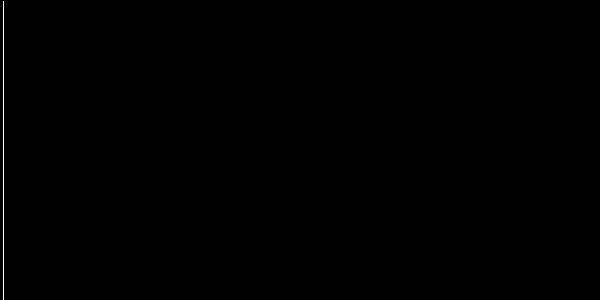
Frame 1 (no input)
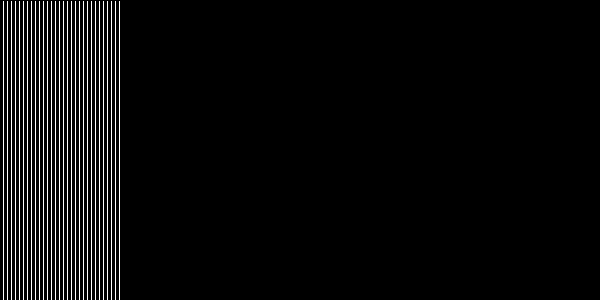
Frame 60 (the mouse pressed at the canvas centre just before this capture)
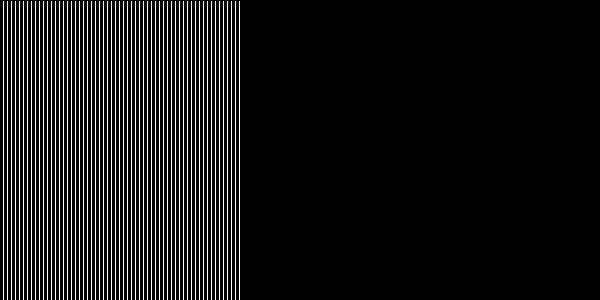
Frame 120 (the mouse held since frame 60 and released just before this capture)

The Processing sketch that drew these frames (run headless with seeded random() and noise(); from frame 60 on, the mouse is pressed at the canvas centre):

// Processing sketch: processing_11470
// ── processing_11470.pde

//ejemplo de modulo con funciones
//chris kairalla

//contador aumenta en 1 cada loop
int counter = 0;
//determina cuatos niveles mas abajo deberan contarse antes de dibujar el otro rect 
int repeat = 2;
//posicion x de rect
int x = 0;
//posicion y de rect
int y = 0;
//ancho de rect
int rectWidth = 2;
//alto de rect
int rectHeight = 300;


void setup(){
 size(600, 300);
background(0); 
frameRate(30);
}

void draw(){
  //usa modulo para crear un loop repetitivo de numeros 
  //cambia repetir para hacer mas filas de rects
  int multNumber = modulo(counter, repeat);
  moveRect(multNumber);
  //dibuja rect
  rect(x, y, rectWidth, rectHeight);
  //resetea si la linea se queda en el ancho de la pantalla 
    if (x > width){
    resetValues();
  }
  increaseCounter();
}

//funcion que devuelve el modulo de dos numeros 
int modulo(int ctr, int _repeat){
 int m = ctr % _repeat;
 return m; 
}

//mueve el rect a la prox posicion 
void moveRect(int multNumber){
   //coloca el siguiente rect justo abajo del ultimo
  y = rectHeight * multNumber;
    //mueve el siguiente rect a la derecha del ultimo rect 
  x += rectWidth; 
}

void increaseCounter(){
   //aumenta contador. Este puede aumentar lo que quiera, y
  //modulo siempre sera un ciclo arriba para repetir el valor 
  counter ++; 
}

void resetValues(){
   background(255);
   x = 0;
   y = 0; 
}
